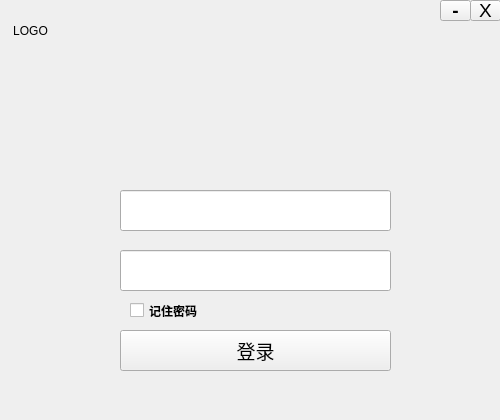
<?xml version="1.0" encoding="UTF-8"?>
<ui version="4.0">
 <class>LOGIN</class>
 <widget class="QWidget" name="LOGIN">
  <property name="geometry">
   <rect>
    <x>0</x>
    <y>0</y>
    <width>500</width>
    <height>420</height>
   </rect>
  </property>
  <property name="minimumSize">
   <size>
    <width>500</width>
    <height>420</height>
   </size>
  </property>
  <property name="maximumSize">
   <size>
    <width>500</width>
    <height>420</height>
   </size>
  </property>
  <property name="windowTitle">
   <string>Form</string>
  </property>
  <widget class="QPushButton" name="pbn_login">
   <property name="geometry">
    <rect>
     <x>120</x>
     <y>330</y>
     <width>271</width>
     <height>41</height>
    </rect>
   </property>
   <property name="font">
    <font>
     <pointsize>14</pointsize>
    </font>
   </property>
   <property name="cursor">
    <cursorShape>PointingHandCursor</cursorShape>
   </property>
   <property name="text">
    <string>登录</string>
   </property>
  </widget>
  <widget class="QLineEdit" name="lineEdit_name">
   <property name="geometry">
    <rect>
     <x>120</x>
     <y>190</y>
     <width>271</width>
     <height>41</height>
    </rect>
   </property>
   <property name="font">
    <font>
     <pointsize>13</pointsize>
    </font>
   </property>
   <property name="echoMode">
    <enum>QLineEdit::Normal</enum>
   </property>
   <property name="alignment">
    <set>Qt::AlignBottom|Qt::AlignLeading|Qt::AlignLeft</set>
   </property>
   <property name="placeholderText">
    <string/>
   </property>
  </widget>
  <widget class="QLineEdit" name="lineEdit_passwd">
   <property name="geometry">
    <rect>
     <x>120</x>
     <y>250</y>
     <width>271</width>
     <height>41</height>
    </rect>
   </property>
   <property name="font">
    <font>
     <pointsize>13</pointsize>
    </font>
   </property>
   <property name="echoMode">
    <enum>QLineEdit::Password</enum>
   </property>
   <property name="alignment">
    <set>Qt::AlignBottom|Qt::AlignLeading|Qt::AlignLeft</set>
   </property>
   <property name="placeholderText">
    <string/>
   </property>
   <property name="cursorMoveStyle">
    <enum>Qt::LogicalMoveStyle</enum>
   </property>
  </widget>
  <widget class="QCheckBox" name="checkBox">
   <property name="geometry">
    <rect>
     <x>130</x>
     <y>300</y>
     <width>93</width>
     <height>21</height>
    </rect>
   </property>
   <property name="font">
    <font>
     <weight>75</weight>
     <bold>true</bold>
    </font>
   </property>
   <property name="cursor">
    <cursorShape>PointingHandCursor</cursorShape>
   </property>
   <property name="text">
    <string>记住密码</string>
   </property>
  </widget>
  <widget class="QLabel" name="label_Uimg">
   <property name="geometry">
    <rect>
     <x>70</x>
     <y>190</y>
     <width>41</width>
     <height>41</height>
    </rect>
   </property>
   <property name="frameShape">
    <enum>QFrame::NoFrame</enum>
   </property>
   <property name="text">
    <string/>
   </property>
  </widget>
  <widget class="QLabel" name="label_Pimg">
   <property name="geometry">
    <rect>
     <x>70</x>
     <y>250</y>
     <width>41</width>
     <height>41</height>
    </rect>
   </property>
   <property name="frameShape">
    <enum>QFrame::NoFrame</enum>
   </property>
   <property name="text">
    <string/>
   </property>
  </widget>
  <widget class="QWidget" name="widget" native="true">
   <property name="geometry">
    <rect>
     <x>0</x>
     <y>0</y>
     <width>501</width>
     <height>171</height>
    </rect>
   </property>
   <widget class="QLabel" name="label_gif">
    <property name="geometry">
     <rect>
      <x>0</x>
      <y>0</y>
      <width>501</width>
      <height>171</height>
     </rect>
    </property>
    <property name="frameShape">
     <enum>QFrame::NoFrame</enum>
    </property>
    <property name="text">
     <string/>
    </property>
   </widget>
   <widget class="QToolButton" name="tob_min">
    <property name="geometry">
     <rect>
      <x>440</x>
      <y>0</y>
      <width>31</width>
      <height>21</height>
     </rect>
    </property>
    <property name="font">
     <font>
      <pointsize>14</pointsize>
      <weight>75</weight>
      <bold>true</bold>
     </font>
    </property>
    <property name="autoFillBackground">
     <bool>true</bool>
    </property>
    <property name="text">
     <string>-</string>
    </property>
    <property name="checkable">
     <bool>false</bool>
    </property>
   </widget>
   <widget class="QToolButton" name="tob_exit">
    <property name="geometry">
     <rect>
      <x>470</x>
      <y>0</y>
      <width>31</width>
      <height>21</height>
     </rect>
    </property>
    <property name="font">
     <font>
      <pointsize>14</pointsize>
      <weight>50</weight>
      <italic>false</italic>
      <bold>false</bold>
     </font>
    </property>
    <property name="layoutDirection">
     <enum>Qt::LeftToRight</enum>
    </property>
    <property name="autoFillBackground">
     <bool>true</bool>
    </property>
    <property name="text">
     <string>X</string>
    </property>
   </widget>
   <widget class="QLabel" name="label_logo">
    <property name="geometry">
     <rect>
      <x>10</x>
      <y>10</y>
      <width>41</width>
      <height>41</height>
     </rect>
    </property>
    <property name="text">
     <string>LOGO</string>
    </property>
    <property name="alignment">
     <set>Qt::AlignCenter</set>
    </property>
   </widget>
  </widget>
 </widget>
 <resources/>
 <connections/>
</ui>
